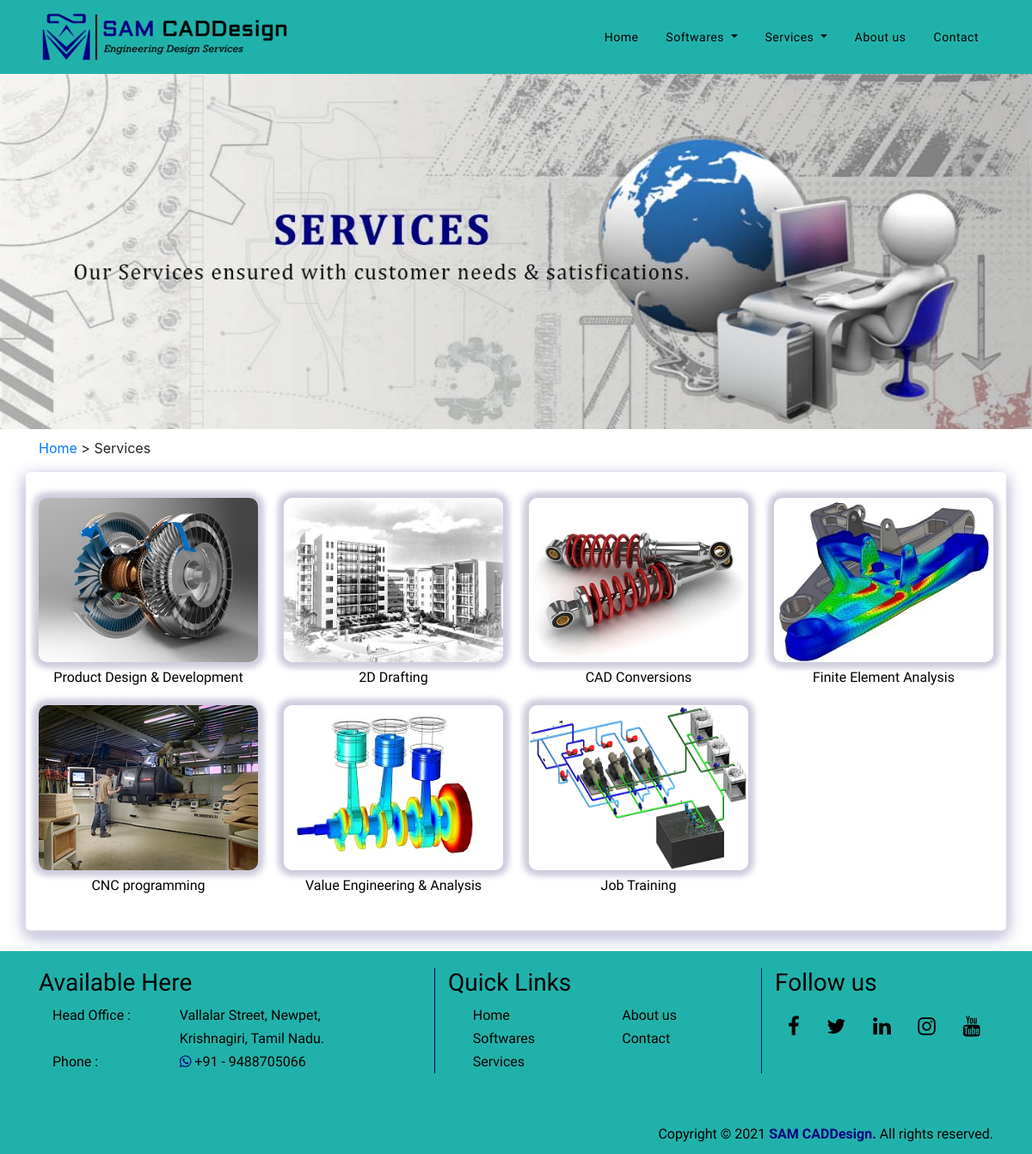
/services, run on the app's committed database.
### website/models.py (models this page shows, shortened)
class services (models.Model):
    services_active = models.BooleanField(default=True)
    name = models.CharField(max_length=50, null=True)
    thumb_image = models.ImageField()
    name_active = models.BooleanField(default=True)
    description_1 = models.TextField()
    description_2 = models.TextField(null=True, blank=True)
    description_3 = models.TextField(null=True, blank=True)
    head_1 = models.CharField(max_length=100, null=True)
    head_1_info = models.TextField(null=True)
    image_active = models.BooleanField(default=True)
    image_1 = models.ImageField()
    image_2 = models.ImageField()
    head_2 = models.CharField(max_length=100, null=True)
    head_2_info = models.TextField(null=True)

### website/views.py (the view)
# urls.py: path('services', services_view, name="services"),
def services_view(request):
    instance = services.objects.all()
    instance_1 = header.objects.all()
    instance_2 = softwares.objects.all()
    context = {
        "services": instance,
        'header': instance_1,
        'softwares_head': instance_2,
        "title": "Services",
    }
    return render(request, "services.html", context)

### templates/services.html
{% extends 'base.html'%}
{%load static%}
{%block content%}
        <main>
            <div id="slider">
                <div id="header-slider" class="carousel slide corousel-fade" data-ride="carousel">
                    <div id="carouselExampleSlidesOnly" class="carousel slide" data-ride="carousel">
                        <div class="carousel-inner">
                            <div class="carousel-item active">
                              <img class="d-block w-100" src="../static/images/body-slider-5.jpg" alt="serivices-image">
                            </div>
                        </div>
                    </div>
                </div>
            </div>
        </main>
        <section id="softwares-solidworks">
            <div class="container">
                <p><a href="{% url 'base' %}"> Home </a> > <a> Services</a></p>
            </div>
        </section>
        <section id="services">
            <div class="container-fluid home-product">
                <div class="container">
                    <div class="row">
                        {% for data in services %}
                            {%if data.services_active%}
                            <div class="col-md-3 col-xs-6 box">
                                <div class="img-box">
                                    <a href="{% url 'services_id' data.id%}">
                                        <img src="{{data.thumb_image.url}}" alt="{{data.name}}" class="img-responsive" title="{{data.name}}">
                                    </a>
                                </div>
                                <a href="{% url 'services_id' data.id%}">{{data.name}}</a>
                            </div>
                            {%endif%}
                        {%endfor%}
                    </div>
                </div>
            </div>
        </section><br>
{%endblock content%}

### static/css/main.css (style rules this page uses)
* { margin: 0; padding: 0; }
#slider { padding: 0 0 10px 0; }
#services .container { padding-top: 30px; padding-bottom: 20px; border-radius: 5px; box-shadow: 0 4px 8px 0 rgba(225, 225, 225, 0.8), 0 6px 20px 0 rgba(0, 0, 128, 0.4); }
#services .row a { text-align: center; color: black; font-family: 'Aldrich', sans-serif; }
#services .box { text-align: center; margin-bottom: 20px; }
#services .box img { width: 100%; height: 100%; }
#services .box .img-box { position: relative; overflow: hidden; margin: 0 0 5px 0; border-radius: 10px; box-shadow: 0 0 8px 4px rgba(225, 225, 225, 0.8), 0 0 8px 4px rgba(0, 0, 128, 0.4); }
#services .box .img-box img { max-width: 100%; transition: transform 0.75s; }

### data on the page
services: thumb_image (picture), name "Product Design & Development"
services: thumb_image (picture), name "2D Drafting"
services: thumb_image (picture), name "CAD Conversions"
services: thumb_image (picture), name "Finite Element Analysis"
services: thumb_image (picture), name "CNC programming"
services: thumb_image (picture), name "Value Engineering & Analysis"
services: thumb_image (picture), name "Job Training"
